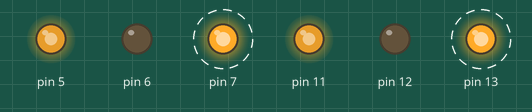
The sketch below on a simulated Arduino Uno, built with avr-gcc and run on an emulated ATmega328P. On the bench: output pins drawn as LEDs (lit = HIGH). Dashed ring = blinking.

Above: at 0.5 s.
Timing chart, 0 to 4.6 s (numbered marks = the images above):
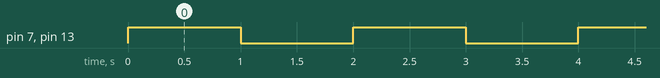

Measured:
- by itself, pin 7, pin 13: alternates HIGH for 1.0 s and LOW for 1.0 s

The sketch:

sketch_apr21b_moter_wheel.ino
```cpp
void setup() {
 pinMode(13,OUTPUT);
 pinMode(12,OUTPUT);
 pinMode(11,OUTPUT);
 pinMode(7,OUTPUT);
 pinMode(6,OUTPUT);
 pinMode(5,OUTPUT);

analogWrite(11,200);
analogWrite(5,200);

}

void loop() {


  digitalWrite(13,HIGH);
  digitalWrite(12,LOW);

  digitalWrite(7,HIGH);
  digitalWrite(6,LOW);
  delay(1000);

    digitalWrite(13,LOW);
  digitalWrite(12,LOW);

  digitalWrite(7,LOW);
  digitalWrite(6,LOW);
  delay(1000);
}
```
